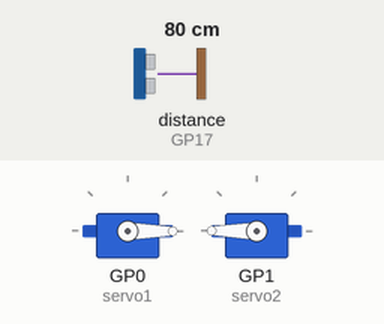
Simulated run of this program. Board: Raspberry Pi Pico running MicroPython. On the bench: 2 × servo. Wiring (from the project's diagram.json): servo on GP0, servo on GP1. The inputs (shaded band) are chosen by the test bench; at power-on: distance to the obstacle (sensor on GP17) 80 cm. The echo pulse lasts 58.3 µs per cm; servo angles are drawn from the pulse width (0.5 ms = 0°, 2.5 ms = 180°); what the program prints to the serial console is not drawn.

Above: at 0.1 s.
At 1.3 s:
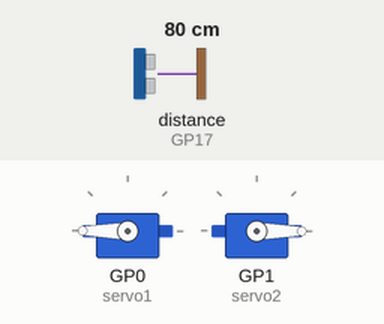
At 1.9 s:
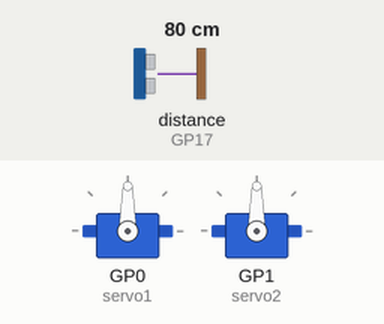
Timing chart, 0 to 3.4 s (numbered marks = the images above):
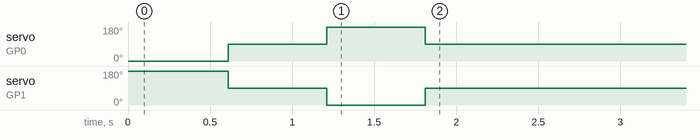

The program:

main.py
```python
# Pico 통합 하드웨어 테스트 — Wokwi 시뮬레이션용 (MicroPython)
# 실물 C 펌웨어(pico_hw_test/main.c)의 축약판: 시작하면 자동으로
# I2C 스캔 → LCD 주소 확인 → 서보 왕복 → 초음파 연속 측정을 순서대로 시연.
# (실물은 시리얼 명령 방식이지만, 시뮬레이션은 자동 시연으로 배선 검증)
from machine import Pin, PWM, I2C, time_pulse_us
import time

# ---- 서보 (GP0, GP1) ----
servo1 = PWM(Pin(0)); servo1.freq(50)
servo2 = PWM(Pin(1)); servo2.freq(50)

def angle(servo, deg):
    us = 500 + int(deg * 2000 / 180)
    servo.duty_u16(int(us * 65535 / 20000))

# ---- 초음파 (GP16 TRIG, GP17 ECHO) ----
TRIG = Pin(16, Pin.OUT, value=0)
ECHO = Pin(17, Pin.IN)

def dist_cm():
    TRIG.value(1); time.sleep_us(10); TRIG.value(0)
    us = time_pulse_us(ECHO, 1, 30000)
    return us / 58.0 if us > 0 else -1

# ---- I2C (GP4 SDA, GP5 SCL) ----
i2c = I2C(0, sda=Pin(4), scl=Pin(5), freq=100000)

print("=== 통합 하드웨어 시뮬레이션 ===")

# 1) I2C 스캔 — LCD 백팩이 0x27로 잡혀야 정상
found = i2c.scan()
print("I2C 스캔:", [hex(a) for a in found] or "장치 없음(배선 확인)")

# 2) 서보 왕복
print("서보1·2 왕복...")
for d in (0, 90, 180, 90):
    angle(servo1, d); angle(servo2, 180 - d)
    time.sleep_ms(600)

# 3) 초음파 연속 측정 — HC-SR04 클릭 후 거리 슬라이더로 조작
print("초음파 측정 시작 (센서 클릭 → 슬라이더로 거리 바꿔보기)")
while True:
    d = dist_cm()
    print("거리 %.1fcm" % d if d > 0 else "측정 실패")
    time.sleep_ms(500)
```
